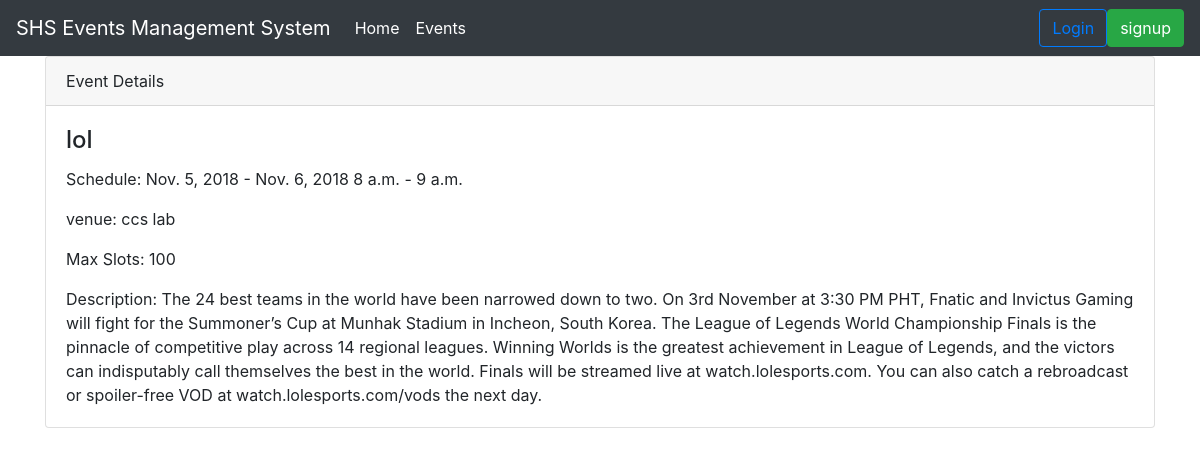
The app's page /events/1/ with its own data.
### events/models.py (models this page shows, shortened)
class Event(models.Model):
    name = models.CharField("Name of Event",
        max_length = 100, default = "")
    description = models.TextField("Descripton",
        max_length = 2000, blank = True)
    max_slots = models.IntegerField("Max Slots",
        blank = True, null = True)
    date_from = models.DateField("Start Date")
    date_to = models.DateField("End Date")
    time_from = models.TimeField("Start Time")
    time_to = models.TimeField("End Time")
    venue = models.CharField("Venue", max_length = 100)
    date_created = models.DateTimeField("Date Created",
        auto_now_add = True)
    creator = models.ForeignKey(
        to="users.Participant",
        on_delete = models.CASCADE)

### events/views.py (the view)
# urls.py: path("events/<int:pk>/", EventDetailView.as_view(), name = "event_detail")
class EventDetailView(DetailView):
    model = Event
    template_name = "event_detail.html"
    context_object_name = "event"

### templates/event_detail.html
{% extends "base.html" %}
{% block title % }
    Event Details
{% block content %}
<div class="card">
        <div class="card-header">
            Event Details
        </div>
        <div class="card-body">
            <h4 class="card-title">{{event.name}}</h4>
            <p class="card-text">Schedule: {{ event.date_from }} - {{ event.date_to}} {{ event.time_from }} - {{ event.time_to }}</p>
            <p class="card-text">venue: {{ event.venue }}</p>
            <p class="card-text">Max Slots: {{ event.max_slots }}</p>
            <p class="card-text">Description: {{ event.description }}</p>
        </div>
    </div>
</div>
{% endblock %}

### records on screen
Event: name "lol", date_from "Nov. 5, 2018", date_to "Nov. 6, 2018", time_from "8 a.m.", time_to "9 a.m.", venue "ccs lab", max_slots "100", description "The 24 best teams in the world have been narrowed down to two. On 3rd November at 3:30 PM PHT, Fnatic and Invictus Gaming will fight for the Summoner’s Cup at Munhak Stadium in Incheon, South Korea. The League of Legends World Championship Finals is the pinnacle of competitive play across 14 regional leagues. Winning Worlds is the greatest achievement in League of Legends, and the victors can indisputably call themselves the best in the world. Finals will be streamed live at watch.lolesports.com. You can also catch a rebroadcast or spoiler-free VOD at watch.lolesports.com/vods the next day."
